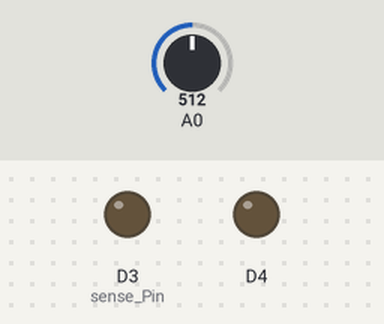
This sketch was run on a simulated ESP8266 (NodeMCU). On the bench: output pins drawn as LEDs (lit = HIGH). The inputs (shaded band) are chosen by the test bench; at power-on: A0 = 512. WiFi joins after 1.5 s; servers stay silent unless stated; what the sketch prints to the serial monitor is not drawn.

Above: at 0.1 s.
At 1.9 s:
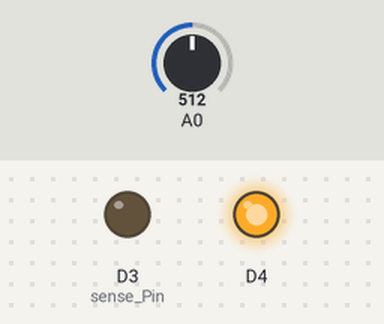
Timing chart, 0 to 4.3 s (numbered marks = the images above):
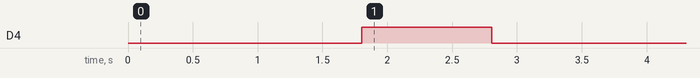

Measured:
- by itself, D4: LOW → HIGH at 1.8 s, → LOW 1.0 s later

The sketch:

KitchenAndLawn.ino
```cpp
#include <DHT.h>
#include <DHT_U.h>

#define BLYNK_TEMPLATE_ID "TMPL3DE60e5ON"
#define BLYNK_TEMPLATE_NAME "Kitchen and Lawn"
#define BLYNK_AUTH_TOKEN "0hoGS7_uEw1yCQ5GLxYp0jUSQx1dIM5H"

#define BLYNK_PRINT Serial
#include <ESP8266WiFi.h>
#include <BlynkSimpleEsp8266.h>
char auth[] = BLYNK_AUTH_TOKEN;
char ssid[] = "Phone";
char pass[] = "12345678";
BlynkTimer timer;

//Soil moisture
int sense_Pin = 0; // sensor input at Analog pin A0
int value = 0;


BLYNK_WRITE(V7){
  int value = param.asInt();
  if(value == 1){
    digitalWrite(D4, HIGH);
  }
  else{
    digitalWrite(D4, LOW);
  }
  //Serial.println(value);
  }


void soilMoisture(){
  value= analogRead(sense_Pin);
  value = map(value, 0, 1024, 0, 100);
  value = (value - 100) * -1;

  Blynk.virtualWrite(V2, value);
}


void plantWater(){
  if(value < 30){
    digitalWrite(D4, HIGH);
    Blynk.virtualWrite(V7, 1);
  }
  else if(value >  30) {
    digitalWrite(D4, LOW);
    Blynk.virtualWrite(V7, 0);
  }
  Serial.println(value);
}

void setup(){
  pinMode(D1, INPUT);
  pinMode(D2, INPUT);
  pinMode(D3, OUTPUT);
  pinMode(D4, OUTPUT);
  Serial.begin(115200);
  Blynk.begin(auth, ssid, pass);
  timer.setInterval(1000L, soilMoisture);
}


void loop(){
  Blynk.run();
  timer.run();
  plantWater();
}
```
